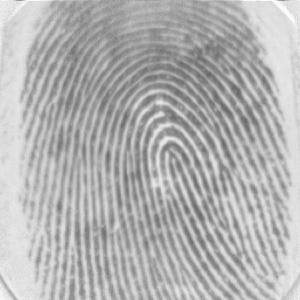
#> input picture biometr23/3_2.tif, 300 x 300 px
$ python skeletonize.py
#> lines starting #> are read from the running program, lines starting #| are printed output that depends on the picture; after the words box and inside, x2 and y2 are one past the last pixel; in counts of white or black regions, pixels touching at a corner belong together
from PIL import Image, ImageFilter
import numpy as np
import matplotlib.pyplot as plt
from skimage import img_as_bool, morphology
import cv2


def main():
    with Image.open("3_2.tif") as img:
#> img is the input picture: PIL image 300x300 L; min 99, max 250, mean 178.5
        img.load()
        im_array = np.asarray(img)

    thresh = cv2.adaptiveThreshold(im_array, 255, cv2.ADAPTIVE_THRESH_MEAN_C, cv2.THRESH_BINARY_INV, 19, 10)
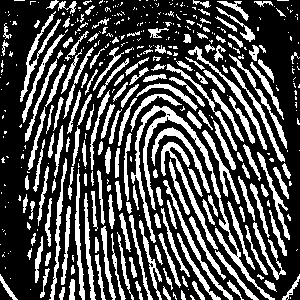
#> thresh: shape (300, 300); 30.6% white; 419 white regions (241 under 20 px), largest, box (x1, y1, x2, y2) and area: (131, 105, 275, 300) 2214, (161, 142, 218, 250) 744, (188, 46, 267, 150) 548
    cv2.imshow("Adaptive thresholding", thresh)
    cv2.waitKey(0)
    cv2.destroyAllWindows()
    thresh_img = Image.fromarray(thresh)
    edge_enhance = thresh_img.filter(ImageFilter.EDGE_ENHANCE)
    no_holes = morphology.remove_small_holes(img_as_bool(edge_enhance), 15)
#> no_holes: shape (300, 300) bool; 30.7% white; 419 white regions (241 under 20 px), largest, box (x1, y1, x2, y2) and area: (131, 105, 275, 300) 2223, (161, 142, 218, 250) 744, (188, 46, 267, 150) 548
    no_small_obj = morphology.remove_small_objects(no_holes, 5, connectivity=2)
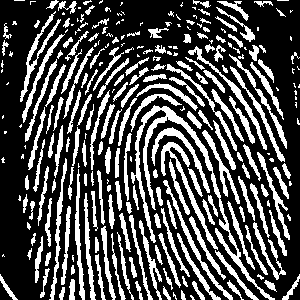
#> no_small_obj: shape (300, 300) bool; 30.4% white; 266 white regions (88 under 20 px), largest, box (x1, y1, x2, y2) and area: (131, 105, 275, 300) 2223, (161, 142, 218, 250) 744, (188, 46, 267, 150) 548
    plt.imshow(no_small_obj, cmap='gray', interpolation='nearest')
    plt.show()
    skeleton = morphology.medial_axis(no_small_obj)
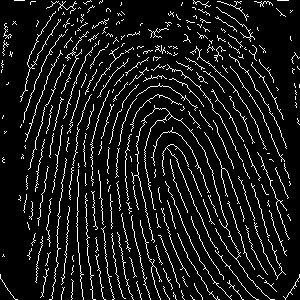
#> skeleton: shape (300, 300) bool; 9.2% white in thin lines or dots
    plt.imshow(skeleton, cmap='gray', interpolation='nearest')
    plt.show()


if __name__ == '__main__':
    main()
